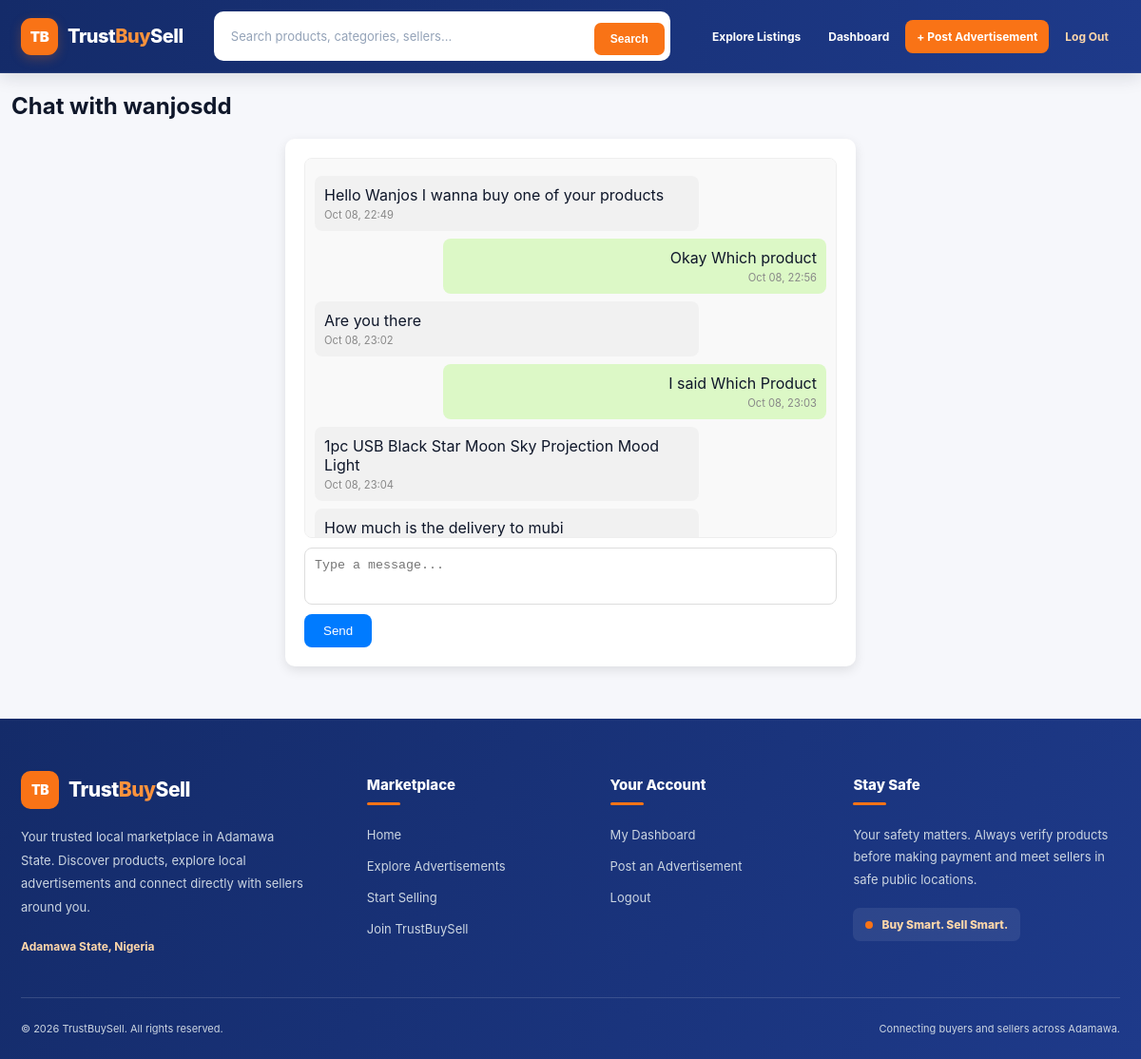
Screenshot of /chat/1/ (signed in) with the database file from the repository.
### user/models.py (models this page shows, shortened)
class User(AbstractUser):
    is_seller = models.BooleanField(default=False, null=True)
    is_buyer = models.BooleanField(default=True, null=True)
    phone_number = models.CharField(max_length=15, null=True)

### chat/models.py (models this page shows, shortened)
class Message(models.Model):
    chat = models.ForeignKey(Chat, on_delete=models.CASCADE, related_name='messages')
    sender = models.ForeignKey(User, on_delete=models.CASCADE, related_name='sent_messages')
    content = models.TextField()
    timestamp = models.DateTimeField(auto_now_add=True)
    is_read = models.BooleanField(default=False)
    class Meta:
        ordering = ['timestamp']

### chat/views.py (the view)
# urls.py: path('chat/<int:chat_id>/', views.chat_detail_view, name='chat_detail'),
@login_required
def chat_detail_view(request, chat_id):
    chat = get_object_or_404(Chat, id=chat_id)
    if request.user not in chat.participants.all():
        messages.error(request, "You are not authorized to view this chat.")
        return redirect('chat_list')
    messages_qs = chat.messages.all()
    chat.messages.filter(is_read=False).exclude(sender=request.user).update(is_read=True)
    if request.method == 'POST':
        content = request.POST.get('content')
        if content:
            Message.objects.create(chat=chat, sender=request.user, content=content)
            chat.save()  # updates timestamp
            return redirect('chat_detail', chat_id=chat.id)
    other_user_obj = chat.other_user(request.user)
    return render(request, 'chat/chat_detail.html', {
        'chat': chat,
        'messages': messages_qs,
        'other_user_obj': other_user_obj,
    })

### chat/models.py (called while the page is built)
    def other_user(self, current_user):
        return self.participants.exclude(id=current_user.id).first()

### templates/chat/chat_detail.html (shortened to what this page needs)
{% extends "base.html" %}
{% block content %}
<main class="section">
  <h2>Chat with {{ other_user_obj.username }}</h2>
  <div class="chat-box">
    <div class="messages">
      {% for msg in messages %}
        <div class="message {% if msg.sender == request.user %}sent{% else %}received{% endif %}">
          {{ msg.content }}
          <div class="timestamp">{{ msg.timestamp|date:"M d, H:i" }}</div>
        </div>
      {% empty %}
        <p>No messages yet. Say hi!</p>
      {% endfor %}
    </div>
    <form method="POST">
      <textarea name="content" placeholder="Type a message..." required></textarea>
      <button type="submit">Send</button>
    </form>
  </div>
</main>
{% endblock %}

### static/css/header.css (style rules this page uses)
:root { --tbs-primary: #1e3a8a; --tbs-primary-dark: #142b69; --tbs-accent: #f97316; --tbs-white: #ffffff; --tbs-muted: #64748b; --tbs-border: #e2e8f0; }

### static/css/main.css (style rules this page uses)
:root { --primary: #1e293b; --accent: #f97316; --fg: #0f172a; --muted: #64748b; --bg: #f6f7fb; --card: #ffffff; --ring: rgba(2, 6, 23, .08); --radius: 14px; --gap: 14px; }
* { box-sizing: border-box }
html, body { margin: 0; padding: 0 }
body { font-family: Inter, system-ui, -apple-system, Segoe UI, Roboto, Arial, sans-serif; color: var(--fg); background: var(--bg); -webkit-font-smoothing: antialiased }
.section { max-width: 1200px; margin: 16px auto; padding: 0 12px }

### static/css/footer.css (style rules this page uses)
:root { --tbs-footer-primary: #1e3a8a; --tbs-footer-dark: #142b69; --tbs-footer-orange: #f97316; --tbs-footer-muted: #cbd5e1; }

### templates/chat/chat_detail.html (style rules this page uses)
.chat-box { max-width: 600px; margin: 20px auto; background: #fff; border-radius: 10px; padding: 20px; box-shadow: 0 4px 12px rgba(0,0,0,0.1); }
.messages { height: 400px; overflow-y: auto; border: 1px solid #eee; padding: 10px; margin-bottom: 10px; background: #f9f9f9; border-radius: 8px; }
.message { margin: 8px 0; padding: 10px; border-radius: 8px; max-width: 75%; position: relative; }
.message.sent { background: #dcf8c6; margin-left: auto; text-align: right; }
.message.received { background: #f1f1f1; }
.timestamp { font-size: 0.7rem; color: #888; margin-top: 4px; }
form textarea { width: 100%; height: 60px; border-radius: 8px; padding: 10px; border: 1px solid #ddd; resize: none; }
form button { background: #007bff; color: #fff; border: none; padding: 10px 20px; border-radius: 8px; margin-top: 6px; cursor: pointer; }

### rows the page displays
User: username "wanjosdd"
Message: content "Hello Wanjos I wanna buy one of your products", timestamp "Oct 08, 22:49"
Message: content "Okay Which product", timestamp "Oct 08, 22:56"
Message: content "Are you there", timestamp "Oct 08, 23:02"
Message: content "I said Which Product", timestamp "Oct 08, 23:03"
Message: content "1pc USB Black Star Moon Sky Projection Mood Light", timestamp "Oct 08, 23:04"
Message: content "How much is the delivery to mubi"
